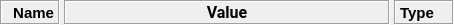
<?xml version="1.0" encoding="UTF-8"?>
<ui version="4.0">
 <class>HeaderWidget</class>
 <widget class="QWidget" name="HeaderWidget">
  <property name="geometry">
   <rect>
    <x>0</x>
    <y>0</y>
    <width>454</width>
    <height>25</height>
   </rect>
  </property>
  <property name="windowTitle">
   <string notr="true">Form</string>
  </property>
  <layout class="QHBoxLayout" name="horizontalLayout" stretch="0,0,0">
   <property name="spacing">
    <number>4</number>
   </property>
   <property name="sizeConstraint">
    <enum>QLayout::SetDefaultConstraint</enum>
   </property>
   <property name="leftMargin">
    <number>0</number>
   </property>
   <property name="topMargin">
    <number>0</number>
   </property>
   <property name="rightMargin">
    <number>0</number>
   </property>
   <property name="bottomMargin">
    <number>0</number>
   </property>
   <item>
    <widget class="QLabel" name="nameLabel">
     <property name="sizePolicy">
      <sizepolicy hsizetype="Preferred" vsizetype="Preferred">
       <horstretch>0</horstretch>
       <verstretch>0</verstretch>
      </sizepolicy>
     </property>
     <property name="minimumSize">
      <size>
       <width>60</width>
       <height>0</height>
      </size>
     </property>
     <property name="font">
      <font>
       <pointsize>11</pointsize>
       <weight>75</weight>
       <bold>true</bold>
      </font>
     </property>
     <property name="layoutDirection">
      <enum>Qt::LeftToRight</enum>
     </property>
     <property name="locale">
      <locale language="C" country="AnyCountry"/>
     </property>
     <property name="frameShape">
      <enum>QFrame::Box</enum>
     </property>
     <property name="frameShadow">
      <enum>QFrame::Sunken</enum>
     </property>
     <property name="lineWidth">
      <number>1</number>
     </property>
     <property name="text">
      <string>Name</string>
     </property>
     <property name="alignment">
      <set>Qt::AlignRight|Qt::AlignTrailing|Qt::AlignVCenter</set>
     </property>
     <property name="margin">
      <number>0</number>
     </property>
    </widget>
   </item>
   <item>
    <widget class="QLabel" name="valueLine">
     <property name="sizePolicy">
      <sizepolicy hsizetype="Expanding" vsizetype="Preferred">
       <horstretch>0</horstretch>
       <verstretch>0</verstretch>
      </sizepolicy>
     </property>
     <property name="minimumSize">
      <size>
       <width>60</width>
       <height>0</height>
      </size>
     </property>
     <property name="palette">
      <palette>
       <active>
        <colorrole role="Text">
         <brush brushstyle="SolidPattern">
          <color alpha="255">
           <red>32</red>
           <green>32</green>
           <blue>144</blue>
          </color>
         </brush>
        </colorrole>
       </active>
       <inactive>
        <colorrole role="Text">
         <brush brushstyle="SolidPattern">
          <color alpha="255">
           <red>32</red>
           <green>32</green>
           <blue>144</blue>
          </color>
         </brush>
        </colorrole>
       </inactive>
       <disabled>
        <colorrole role="Text">
         <brush brushstyle="SolidPattern">
          <color alpha="255">
           <red>144</red>
           <green>144</green>
           <blue>144</blue>
          </color>
         </brush>
        </colorrole>
       </disabled>
      </palette>
     </property>
     <property name="font">
      <font>
       <family>Roboto</family>
       <pointsize>12</pointsize>
       <weight>75</weight>
       <bold>true</bold>
      </font>
     </property>
     <property name="layoutDirection">
      <enum>Qt::LeftToRight</enum>
     </property>
     <property name="locale">
      <locale language="C" country="AnyCountry"/>
     </property>
     <property name="frameShape">
      <enum>QFrame::Box</enum>
     </property>
     <property name="frameShadow">
      <enum>QFrame::Sunken</enum>
     </property>
     <property name="lineWidth">
      <number>1</number>
     </property>
     <property name="text">
      <string>Value</string>
     </property>
     <property name="alignment">
      <set>Qt::AlignCenter</set>
     </property>
    </widget>
   </item>
   <item>
    <widget class="QLabel" name="typeLabel">
     <property name="minimumSize">
      <size>
       <width>60</width>
       <height>0</height>
      </size>
     </property>
     <property name="font">
      <font>
       <pointsize>11</pointsize>
       <weight>75</weight>
       <bold>true</bold>
      </font>
     </property>
     <property name="locale">
      <locale language="C" country="AnyCountry"/>
     </property>
     <property name="frameShape">
      <enum>QFrame::Box</enum>
     </property>
     <property name="frameShadow">
      <enum>QFrame::Sunken</enum>
     </property>
     <property name="lineWidth">
      <number>1</number>
     </property>
     <property name="text">
      <string>Type</string>
     </property>
    </widget>
   </item>
  </layout>
 </widget>
 <resources/>
 <connections/>
</ui>
